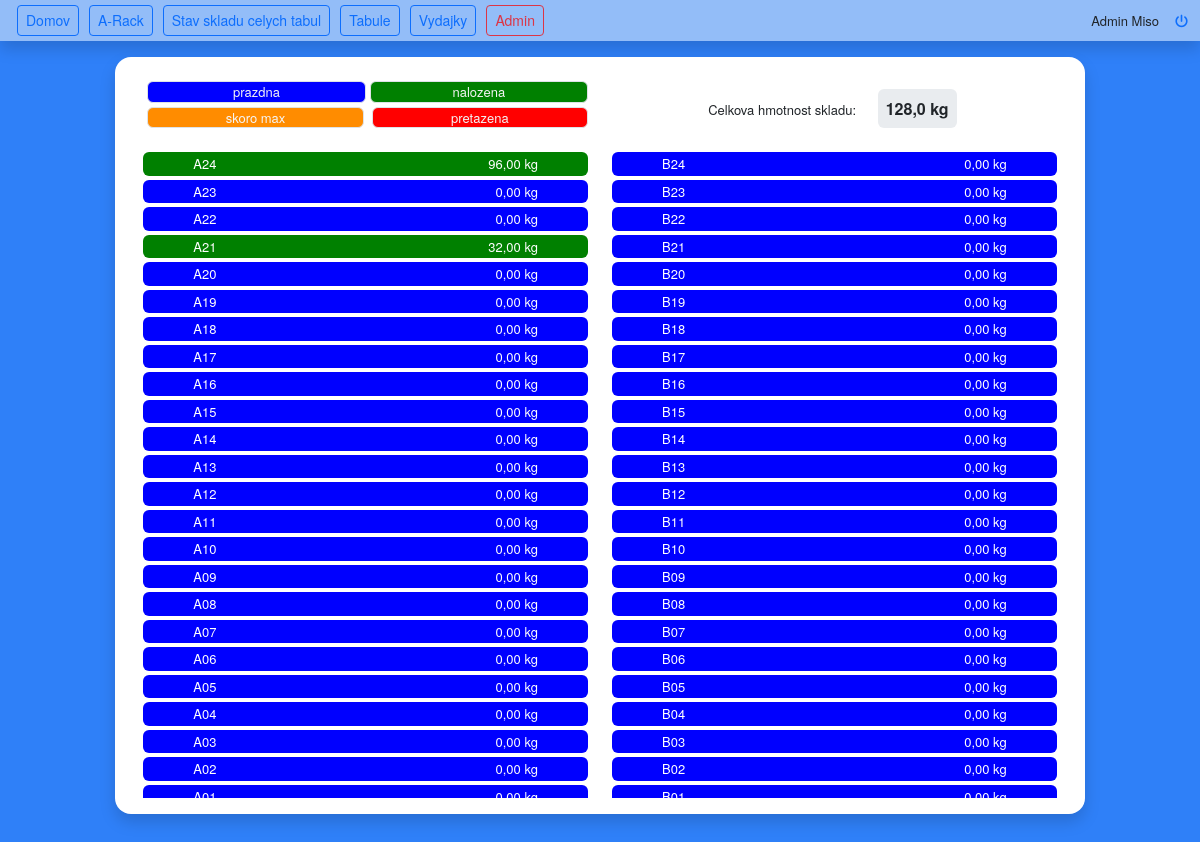
Before: /a-rack/ (signed in) with the older database file.
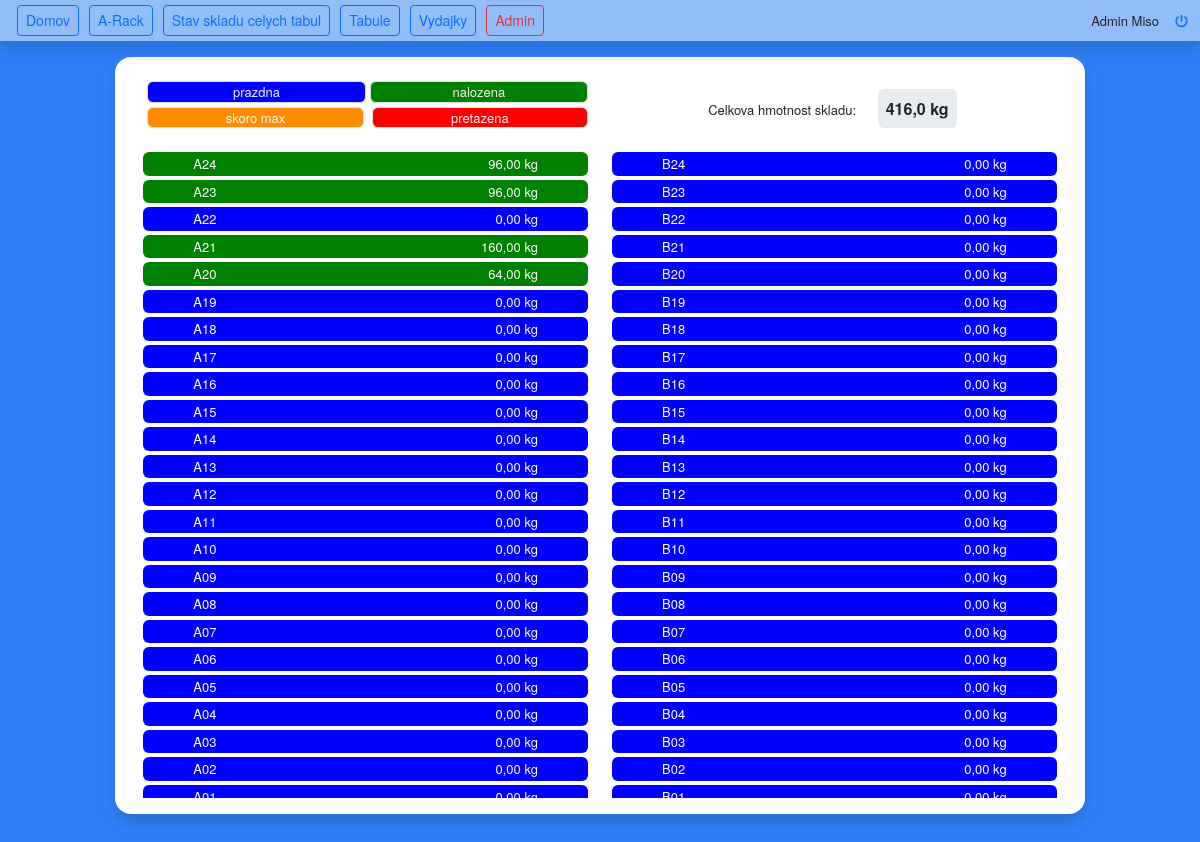
After: the same page with the newer database file.
### Rack/models.py (models this page shows, shortened)
class Palette(models.Model):
    name = models.CharField(max_length=4)
    capacity = models.FloatField()
    sheets = models.ManyToManyField(Sheet, blank=True, through='PaletteSheet', related_name='palette_sheet')
    load_weight = models.FloatField(null=True, blank=True)
    def calculate_load_weight(self):
        load_weight = \
            self.palettesheet_set.aggregate(total_weight=models.Sum(models.F('sheet__weight') * models.F('quantity')))[
                'total_weight']
        self.load_weight = load_weight if load_weight else 0
    def save(self, *args, **kwargs):
        super().save(*args, **kwargs)
    def update_load_weight(self):
        self.calculate_load_weight()
        self.save(update_fields=['load_weight'])
    class Meta:
        verbose_name = "Paleta"
        verbose_name_plural = "Palety"

### Rack/views.py (the view)
# urls.py: path('a-rack/', views.a_rack, name='a_rack'),
@login_required
def a_rack(request):
    paletts = Palette.objects.all().order_by('-name')
    palette_color = ''
    total_weight = 0
    pallets = []
    for palette in paletts:
        palette.update_load_weight()
        total_weight += palette.load_weight
        if palette.load_weight == 0 or palette.load_weight is None:
            palette_color = 'blue'
        elif 0 < palette.load_weight <= 1500:
            palette_color = 'green'
        elif 1500 < palette.load_weight <= palette.capacity:
            palette_color = 'darkorange'
        elif palette.load_weight > palette.capacity:
            palette_color = 'red'
        pallets.append({
            'palette': palette,
            'palette_color': palette_color,
        })
    return render(request, 'Rack/a_rack.html', {'pallets': pallets, 'total_weight': total_weight})

### templates/Rack/a_rack.html
{% extends 'base.html' %}
{% block content %}
    <div class="container-fluid mt-2">
        <div class="row mx-1 gap-4">
            <div class="col mb-4">
                {% include 'Core/../partials/explanatory_notes.html' %}
            </div>
            <div class="col mt-3">
                <p class="text-center"> Celkova hmotnost skladu: &nbsp &nbsp &nbsp<strong
                        class="fs-6 p-2  rounded bg-body-secondary">{{ total_weight }} kg</strong>
                </p>
            </div>
        </div>
        <div class="row text-center">
            <div class="col-6">
                {% for p in pallets %}
                    {% if 'A' in p.palette.name %}
                        {% include 'Rack/patette_on_rack.html' %}
                    {% endif %}
                {% endfor %}
            </div>
            <div class="col-6">
                {% for p in pallets %}
                    {% if 'B' in p.palette.name %}
                        {% include 'Rack/patette_on_rack.html' %}
                    {% endif %}
                {% endfor %}
            </div>
        </div>
    </div>
{% endblock content %}

### templates/Rack/patette_on_rack.html
<a href="{% url 'palette_detail' p.palette.id %}" class="nav-link">
<div class="rounded palette-item" style="background-color: {{ p.palette_color }}; color: white; margin-bottom: 4px; padding: 2px">
    <div class="d-flex justify-content-between">
        <span class="ms-5">{{ p.palette.name }}</span>
        <span class="me-5">{{ p.palette.load_weight|floatformat:2 }} kg</span>
    </div>
</div>
</a>

Changed rows visible on the page:
changed Palette (number 2 of 48 on the later page): palette.load_weight "0,00" → "96,00"
changed Palette (number 4 of 48 on the later page): palette.load_weight "32,00" → "160,00"
changed Palette (number 5 of 48 on the later page): palette.load_weight "0,00" → "64,00"
Other visible differences:
{{ total_weight }}: "128,0" → "416,0"
